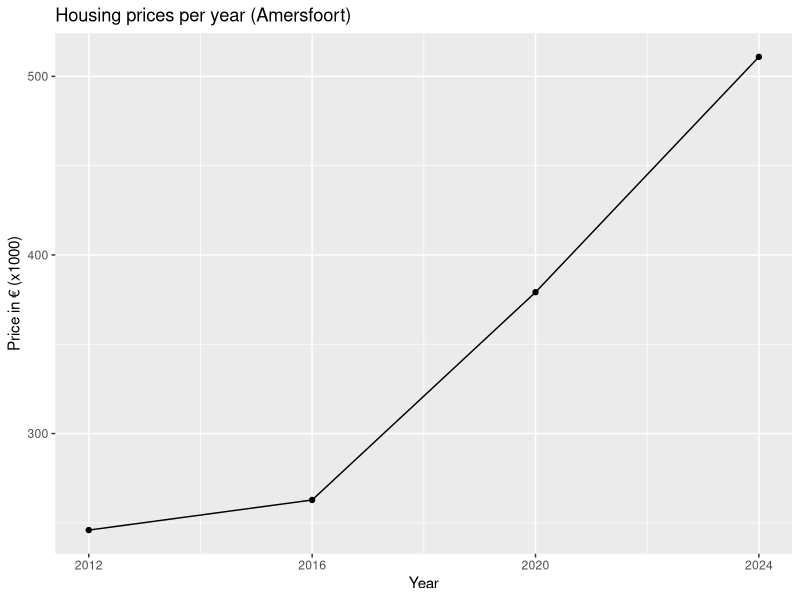
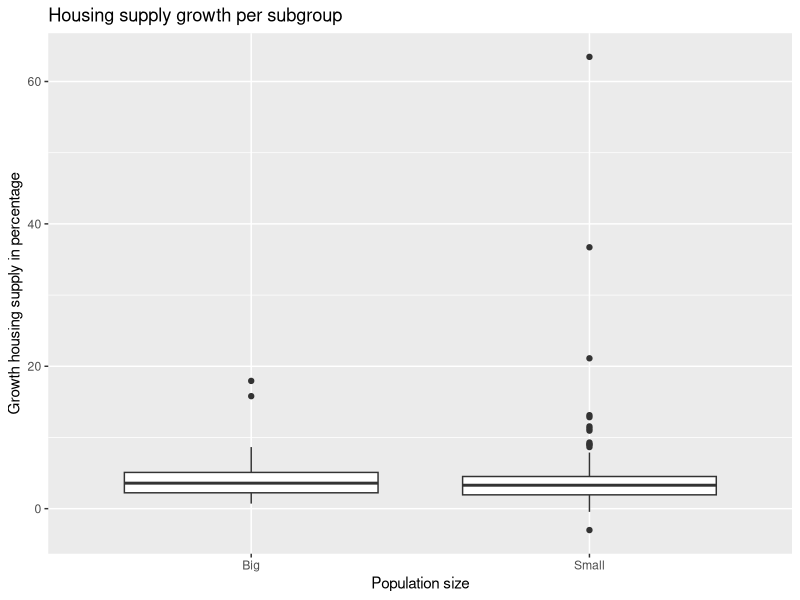

The R script that drew these images, in order:
library(tidyverse)

# Read initial data sets
Aantal_woningen <- read_csv("data/Naamloze spreadsheet - Voorraad_woningen_en_niet_woningen__mutaties__gebruiksfunctie__regio_04062025_144455.csv")
rm(Naamloze_spreadsheet_Voorraad_woningen_en_niet_woningen_mutaties_gebruiksfunctie_regio_04062025_144455)

Verkoopprijzen <- read_csv("data/Bestaande_koopwoningen__gemiddelde_verkoopprijzen__regio_04062025_144458 - Bestaande_koopwoningen__gemiddelde_verkoopprijzen__regio_04062025_144458.csv")
rm(Naamloze_spreadsheet_Bevolkingsontwikkeling_regio_per_maand_04062025_144448)

Bevolkingsgroei <- read_csv("data/Naamloze spreadsheet - Bevolkingsontwikkeling__regio_per_maand_04062025_144448.csv")
rm(Naamloze_spreadsheet_Bevolkingsontwikkeling_regio_per_maand_04062025_144448)

#install package tidyverse

require(tidyverse)

#Bevolking data wide naar long

bevolking_long <- Bevolkingsgroei %>%
  pivot_longer(
    cols = c("2012", "2016", "2020", "2024"),
    names_to = "jaar",
    values_to = "waarde"
  )

# Koopwoningen wide naar long
koopwoningen <- read_csv("data/Bestaande_koopwoningen__gemiddelde_verkoopprijzen__regio_04062025_144458 - Bestaande_koopwoningen__gemiddelde_verkoopprijzen__regio_04062025_144458.csv")

Verkoopprijzen_long <- Verkoopprijzen %>%
  pivot_longer(
    cols = c("2012", "2016", "2020", "2024"),
    names_to = "jaar",
    values_to = "waarde")

#Rename colums from "jaar" to "perioden"
Aantal_woningen <- Aantal_woningen %>%
  rename(jaar = Perioden)

Aantal_woningen$jaar <- as.character(Aantal_woningen$jaar)

#Samenvoegen datasets "verkoopprijzen_long" en "bevolking_long" tot 1 dataset: "dataframe"
dataframe <- full_join(Verkoopprijzen_long, bevolking_long, by=c("jaar", "Regio's"))

#Samenvoegen datasets "dataframe" en "Aantal_woningen" tot 1 dataset: "df"
df <- full_join(dataframe, Aantal_woningen, by=c("jaar","Regio's"))

#Creating df2 by removing unnecessary colums from df
df2 <- remove_missing(df, na.rm = FALSE,
                      vars = c("waarde.x", "waarde.y","Beginstand voorraad", "Nieuwbouw", "Eindstand Voorraad"), 
                      finite = FALSE)
df2$Verkoopprijs <- df2$waarde.x
df2$BevolkGrootte <- df2$waarde.y
df2$waarde.x <- NULL
df2$waarde.y <- NULL
df2$Onderwerp.x <- NULL
df2$Onderwerp.y <- NULL

#filter per region
plotdata = df2 %>% filter(`Regio's` == "Amersfoort")

#tijdsvisualisatie
plotdata$jaar <- as.numeric(plotdata$jaar)

ggplot(plotdata, aes(x = jaar, y = Verkoopprijs)) +
  geom_point() +
  xlab("Year") +
  ylab("Price in € (x1000)") +
  ggtitle("Housing prices per year (Amersfoort)") +
  geom_line() +
  scale_y_continuous(
  breaks = seq(300000, 500000, 100000),    
  labels = function(x) x / 1000) +
  scale_x_continuous(breaks = c(2012, 2016, 2020, 2024))


#adding variables to df2 
df2 <- df2 %>%
  group_by(`Regio's`) %>%
  mutate(GrowthPercentageBevolking = (BevolkGrootte / lag(BevolkGrootte)-1)*100)

df2 <- df2 %>%
  group_by(`Regio's`) %>%
  mutate(GrowthPercentageVoorraad = (`Eindstand voorraad` / lag(`Eindstand voorraad`)-1)*100)

#subgroep analyse
data2020 <- subset(df2, jaar == 2020)

BevolkMean2020 <- mean(data2020$BevolkGrootte, na.rm = TRUE)

data2020$GrootteBevolking <- 0
data2020$GrootteBevolking <- data2020$GrootteBevolking %>% 
  replace(data2020$BevolkGrootte < BevolkMean2020, "Small")
data2020$GrootteBevolking <- data2020$GrootteBevolking %>% 
  replace(data2020$BevolkGrootte >= BevolkMean2020, "Big")

ggplot(data = data2020, 
       aes(x = GrootteBevolking, y = GrowthPercentageVoorraad)) +
  geom_boxplot() +
  xlab("Population size") +
  ylab("Growth housing supply in percentage") +
  ggtitle("Housing supply growth per subgroup")
